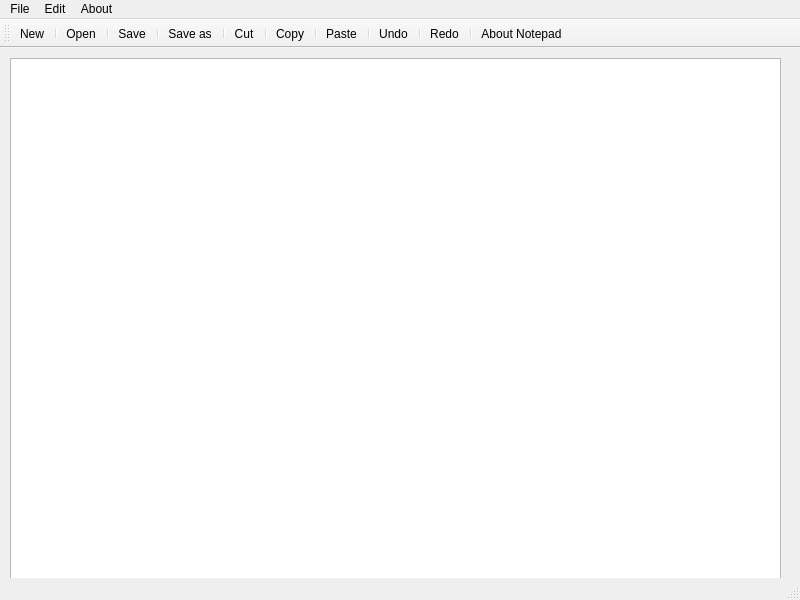
<?xml version="1.0" encoding="UTF-8"?>
<ui version="4.0">
 <class>MainWindow</class>
 <widget class="QMainWindow" name="MainWindow">
  <property name="geometry">
   <rect>
    <x>0</x>
    <y>0</y>
    <width>800</width>
    <height>600</height>
   </rect>
  </property>
  <property name="windowTitle">
   <string>MainWindow</string>
  </property>
  <widget class="QWidget" name="centralwidget">
   <widget class="QTextEdit" name="textEdit">
    <property name="geometry">
     <rect>
      <x>10</x>
      <y>10</y>
      <width>771</width>
      <height>541</height>
     </rect>
    </property>
   </widget>
  </widget>
  <widget class="QMenuBar" name="menubar">
   <property name="geometry">
    <rect>
     <x>0</x>
     <y>0</y>
     <width>800</width>
     <height>20</height>
    </rect>
   </property>
   <widget class="QMenu" name="menuFile">
    <property name="title">
     <string>File</string>
    </property>
    <addaction name="actionNew"/>
    <addaction name="actionOpen"/>
    <addaction name="separator"/>
    <addaction name="actionSave"/>
    <addaction name="actionSave_as"/>
   </widget>
   <widget class="QMenu" name="menuEdit">
    <property name="title">
     <string>Edit</string>
    </property>
    <addaction name="actionCut"/>
    <addaction name="actionCopy"/>
    <addaction name="actionPaste"/>
    <addaction name="separator"/>
    <addaction name="actionRedo"/>
    <addaction name="actionUndo"/>
   </widget>
   <widget class="QMenu" name="menuAbout">
    <property name="title">
     <string>About</string>
    </property>
    <addaction name="actionAbout_Notepad"/>
   </widget>
   <addaction name="menuFile"/>
   <addaction name="menuEdit"/>
   <addaction name="menuAbout"/>
  </widget>
  <widget class="QStatusBar" name="statusbar"/>
  <widget class="QToolBar" name="mainToolBar">
   <property name="windowTitle">
    <string>toolBar</string>
   </property>
   <attribute name="toolBarArea">
    <enum>TopToolBarArea</enum>
   </attribute>
   <attribute name="toolBarBreak">
    <bool>false</bool>
   </attribute>
   <addaction name="actionNew"/>
   <addaction name="separator"/>
   <addaction name="actionOpen"/>
   <addaction name="separator"/>
   <addaction name="actionSave"/>
   <addaction name="separator"/>
   <addaction name="actionSave_as"/>
   <addaction name="separator"/>
   <addaction name="actionCut"/>
   <addaction name="separator"/>
   <addaction name="actionCopy"/>
   <addaction name="separator"/>
   <addaction name="actionPaste"/>
   <addaction name="separator"/>
   <addaction name="actionUndo"/>
   <addaction name="separator"/>
   <addaction name="actionRedo"/>
   <addaction name="separator"/>
   <addaction name="actionAbout_Notepad"/>
  </widget>
  <action name="actionNew">
   <property name="icon">
    <iconset resource="Resources.qrc">
     <normaloff>:/rec/image/create-new-icon-2.png</normaloff>:/rec/image/create-new-icon-2.png</iconset>
   </property>
   <property name="text">
    <string>New</string>
   </property>
  </action>
  <action name="actionOpen">
   <property name="icon">
    <iconset resource="Resources.qrc">
     <normaloff>:/rec/image/open.png</normaloff>:/rec/image/open.png</iconset>
   </property>
   <property name="text">
    <string>Open</string>
   </property>
  </action>
  <action name="actionSave">
   <property name="icon">
    <iconset resource="Resources.qrc">
     <normaloff>:/rec/image/save.png</normaloff>:/rec/image/save.png</iconset>
   </property>
   <property name="text">
    <string>Save</string>
   </property>
  </action>
  <action name="actionSave_as">
   <property name="icon">
    <iconset resource="Resources.qrc">
     <normaloff>:/rec/image/save_as.png</normaloff>:/rec/image/save_as.png</iconset>
   </property>
   <property name="text">
    <string>Save as</string>
   </property>
  </action>
  <action name="actionCut">
   <property name="icon">
    <iconset resource="Resources.qrc">
     <normaloff>:/rec/image/cut.jpg</normaloff>:/rec/image/cut.jpg</iconset>
   </property>
   <property name="text">
    <string>Cut</string>
   </property>
  </action>
  <action name="actionCopy">
   <property name="icon">
    <iconset resource="Resources.qrc">
     <normaloff>:/rec/image/copy.png</normaloff>:/rec/image/copy.png</iconset>
   </property>
   <property name="text">
    <string>Copy</string>
   </property>
  </action>
  <action name="actionPaste">
   <property name="icon">
    <iconset resource="Resources.qrc">
     <normaloff>:/rec/image/paste.png</normaloff>:/rec/image/paste.png</iconset>
   </property>
   <property name="text">
    <string>Paste</string>
   </property>
  </action>
  <action name="actionUndo">
   <property name="icon">
    <iconset resource="Resources.qrc">
     <normaloff>:/rec/image/undo.png</normaloff>:/rec/image/undo.png</iconset>
   </property>
   <property name="text">
    <string>Undo</string>
   </property>
  </action>
  <action name="actionRedo">
   <property name="icon">
    <iconset resource="Resources.qrc">
     <normaloff>:/rec/image/redo.jpg</normaloff>:/rec/image/redo.jpg</iconset>
   </property>
   <property name="text">
    <string>Redo</string>
   </property>
  </action>
  <action name="actionAbout_Notepad">
   <property name="icon">
    <iconset resource="Resources.qrc">
     <normaloff>:/rec/image/about.png</normaloff>:/rec/image/about.png</iconset>
   </property>
   <property name="text">
    <string>About Notepad</string>
   </property>
  </action>
 </widget>
 <resources>
  <include location="Resources.qrc"/>
 </resources>
 <connections/>
</ui>
